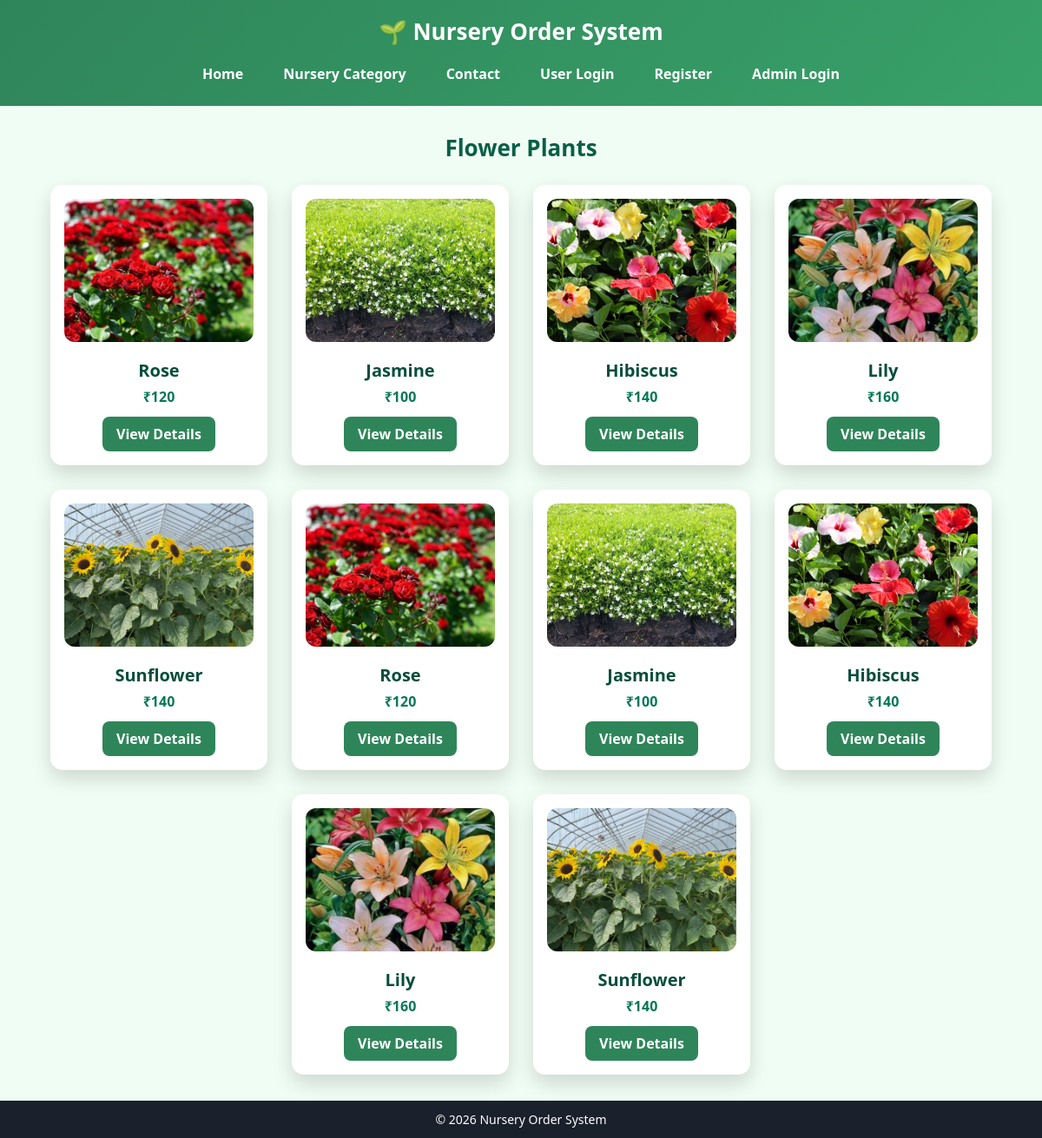
The page /plants/flower on the database its author committed.
### tables this page shows
CREATE TABLE plants (
    id INTEGER PRIMARY KEY AUTOINCREMENT,
    category TEXT,
    name TEXT,
    price INTEGER,
    image TEXT,
    description TEXT
);

### app.py (the view)
@app.route("/plants/<category>")
def plants(category):
    con = db()
    cur = con.cursor()
    cur.execute("SELECT * FROM plants WHERE category=?", (category,))
    data = cur.fetchall()
    con.close()
    return render_template("plants.html", plants=data, category=category)

### app.py (called while the page is built)
def db():
    return sqlite3.connect("database.db")

### templates/plants.html
{% extends "base.html" %}
{% block content %}
<link rel="stylesheet" href="{{ url_for('static', filename='plant.css') }}">
<h2>{{ category|capitalize }} Plants</h2>
<div class="cards">
    {% for p in plants %}
    <div class="card">
        <img src="/static/images/{{ p[4] }}">
        <h3>{{ p[2] }}</h3>
        <p>₹{{ p[3] }}</p>
        <a href="/plant/{{ p[0] }}">View Details</a>
    </div>
    {% endfor %}
</div>
{% endblock %}

### static/style.css (style rules this page uses)
* { margin: 0; padding: 0; box-sizing: border-box; font-family: "Segoe UI", Arial, sans-serif; }
body { background: #f0fdf4; min-height: 100vh; display: flex; flex-direction: column; }
h2 { text-align: center; margin-bottom: 20px; }

### static/plant.css (style rules this page uses)
h2 { text-align: center; margin-bottom: 25px; color: #065f46; font-size: 26px; }
.cards { display: flex; justify-content: center; gap: 28px; flex-wrap: wrap; }
.card { background: white; width: 250px; padding: 16px; border-radius: 14px; text-align: center; box-shadow: 0 10px 22px rgba(0, 0, 0, 0.15); transition: transform 0.3s ease, box-shadow 0.3s ease; }
.card img { width: 100%; height: 165px; object-fit: cover; border-radius: 12px; }
.card h3 { margin: 14px 0 6px; font-size: 20px; color: #064e3b; }
.card p { font-size: 16px; font-weight: bold; color: #047857; margin-bottom: 12px; }
.card a { display: inline-block; padding: 9px 16px; background: #2f855a; color: white; text-decoration: none; border-radius: 8px; font-weight: 600; transition: background 0.3s; }

### rows shown on the page
plants: image (picture), name "Rose", price "120"
plants: image (picture), name "Jasmine", price "100"
plants: image (picture), name "Hibiscus", price "140"
plants: image (picture), name "Lily", price "160"
plants: image (picture), name "Sunflower", price "140"
plants: image (picture), name "Rose", price "120"
plants: image (picture), name "Jasmine", price "100"
plants: image (picture), name "Hibiscus", price "140"
plants: image (picture), name "Lily", price "160"
plants: image (picture), name "Sunflower", price "140"

### other values the page prints
{{ category|capitalize }} "Flower"
